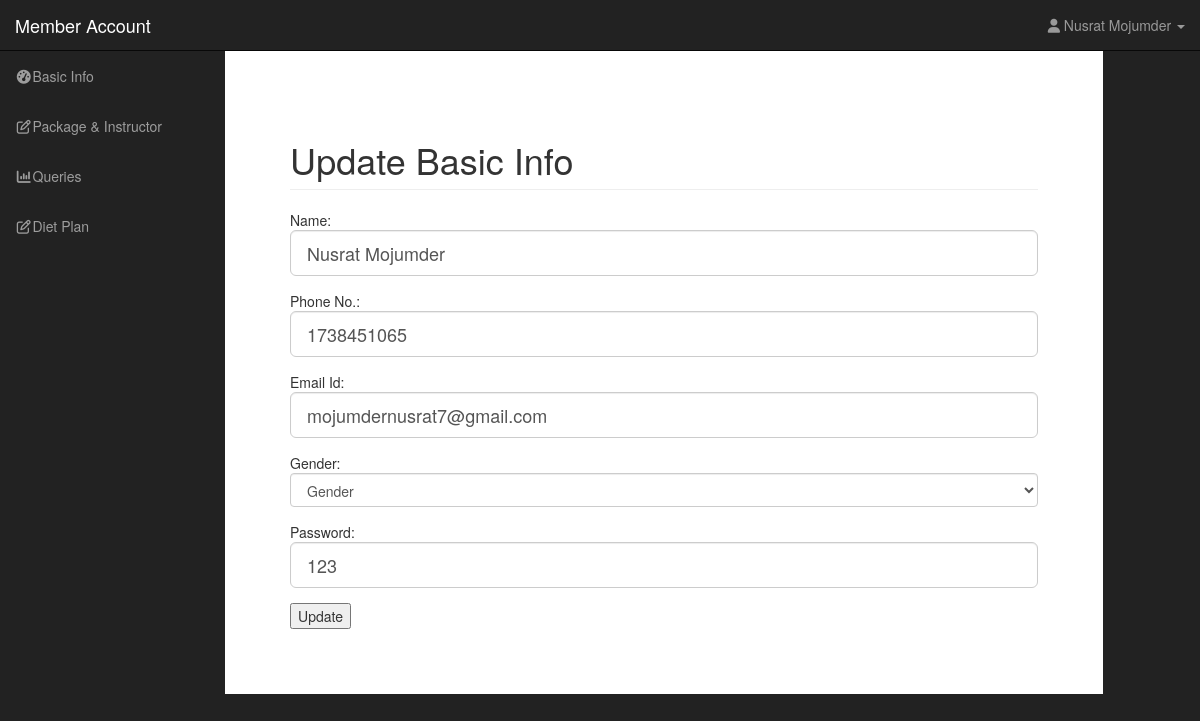
Page /Member/updateBasicInfo.php (signed in) on the committed database.
### tables this page shows
CREATE TABLE IF NOT EXISTS `registration` (
  `id` int(11) NOT NULL,
  `name` varchar(50) NOT NULL,
  `phone_no` int(11) NOT NULL,
  `email_id` varchar(50) NOT NULL,
  `gender` varchar(50) NOT NULL,
  `password` varchar(50) NOT NULL,
  `admin_confirmation` int(11) NOT NULL DEFAULT '0'
);

### Member/updateBasicInfo.php (the view, shortened to what this page needs)
<?php
include_once '../Include/class.Login&MemberDetail.php';
$user = new LoginMemberDetail(); $id = $_SESSION['id'];
 ?>
<?php
    include_once '../Include/class.Login&MemberDetail.php';
?>
<html>
    <head>
    <link href="css/bootstrap.min.css" rel="stylesheet">
    <link href="css/sb-admin.css" rel="stylesheet">
    <link href="css/plugins/morris.css" rel="stylesheet">
    <link href="font-awesome-4.1.0/css/font-awesome.min.css" rel="stylesheet" type="text/css">
</head>
<body>
      <div id="wrapper">
    <?php include_once("./include/navigation.php"); ?>
        <div id="page-wrapper">
            <div class="container-fluid">
                <div class="row">
                    <div class="col-lg-12">
                        <h1 class="page-header">
                             Update Basic Info
                        </h1>
                    </div>
                </div>
              <?php
$query1=mysql_query("select * from registration where id='$id'");
$query2=mysql_fetch_array($query1);
?>
                <form method="post" action="">
                    <div class="form-group" >
                        Name:<input type="text" name="uname" class="form-control input-lg" required="required" value="<?php echo $query2['name']; ?>"/>
                    </div>
                    <div class="form-group" >
                        Phone No.:<input type="text" name="uphone" class="form-control input-lg" required="required" value="<?php echo $query2['phone_no']; ?>" />
                    </div>
                    <div class="form-group" >
                       Email Id:<input type="text" name="uemail" class="form-control input-lg" required="required" value="<?php echo $query2['email_id']; ?>" />
                    </div>
                     <div class="form-group" >
                      Gender:<select type="text" name="ugender" class="form-control" placeholder="Gender" required="required">
                                            <option><?php echo $query2['gender']; ?></option>
                                        </select>
                     </div>
                    <div class="form-group" >
                       Password:<input type="text" name="upass" class="form-control input-lg" required="required" value="<?php echo $query2['password']; ?>" />
                    </div>
                    <div class="form-group" >
                       <button type="submit" name="submit" class="float" class="btn btn-primary btn-lg btn-block">Update</button>
                    </div>
                </form>
            </div>
        </div>
      </div>
</body>
</html>

### Include/class.Login&MemberDetail.php (shortened to what this page needs)
<?php
	class LoginMemberDetail{
		public $db;
		public function __construct(){
			$this->db = new mysqli(DB_SERVER, DB_USERNAME, DB_PASSWORD, DB_DATABASE);
		}
            public function get_fullname($uid){
    		$sql3="SELECT name FROM registration WHERE id = $uid";
	        $result = mysqli_query($this->db,$sql3);
	        $user_data = mysqli_fetch_array($result);
	        echo $user_data['name'];
            }
                         }
?>

### Member/css/sb-admin.css (style rules this page uses)
body { margin-top: 100px; background-color: #222; }
@media (min-width:768px) { body { margin-top: 50px; } }
#wrapper { padding-left: 0; }
#page-wrapper { width: 90%; padding: 0px;; background-color: #fff; }
@media (min-width:768px) { #wrapper { padding-left: 225px; } }
@media (min-width:768px) { #page-wrapper { padding: 50px; } }

### rows in the picture
registration: name "Nusrat Mojumder", uname "Nusrat Mojumder", uphone "1738451065", uemail "mojumdernusrat7@gmail.com", ugender "Gender", upass "123"
